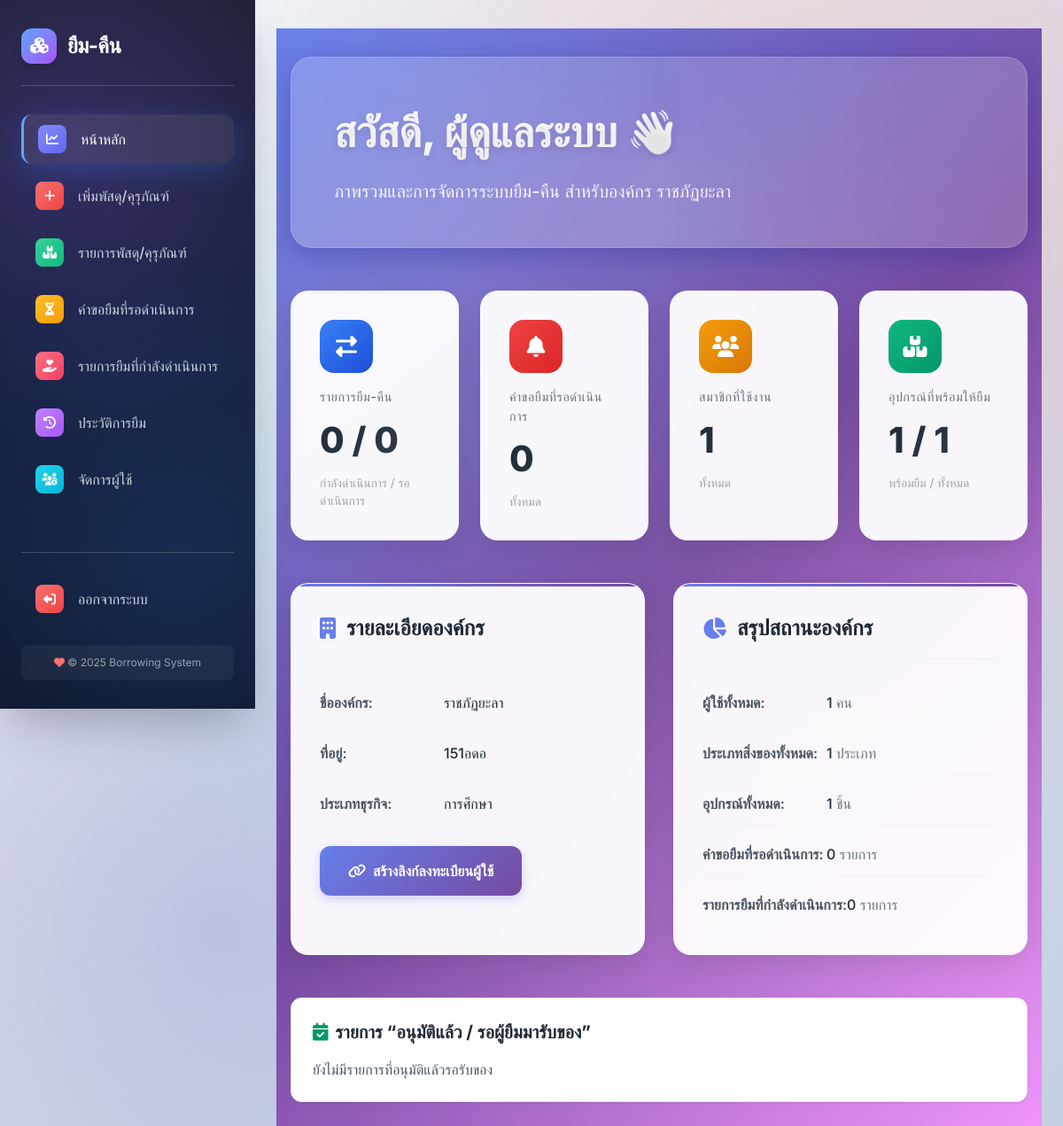
/dashboard/ (signed in), run on an earlier commit of the app's database.
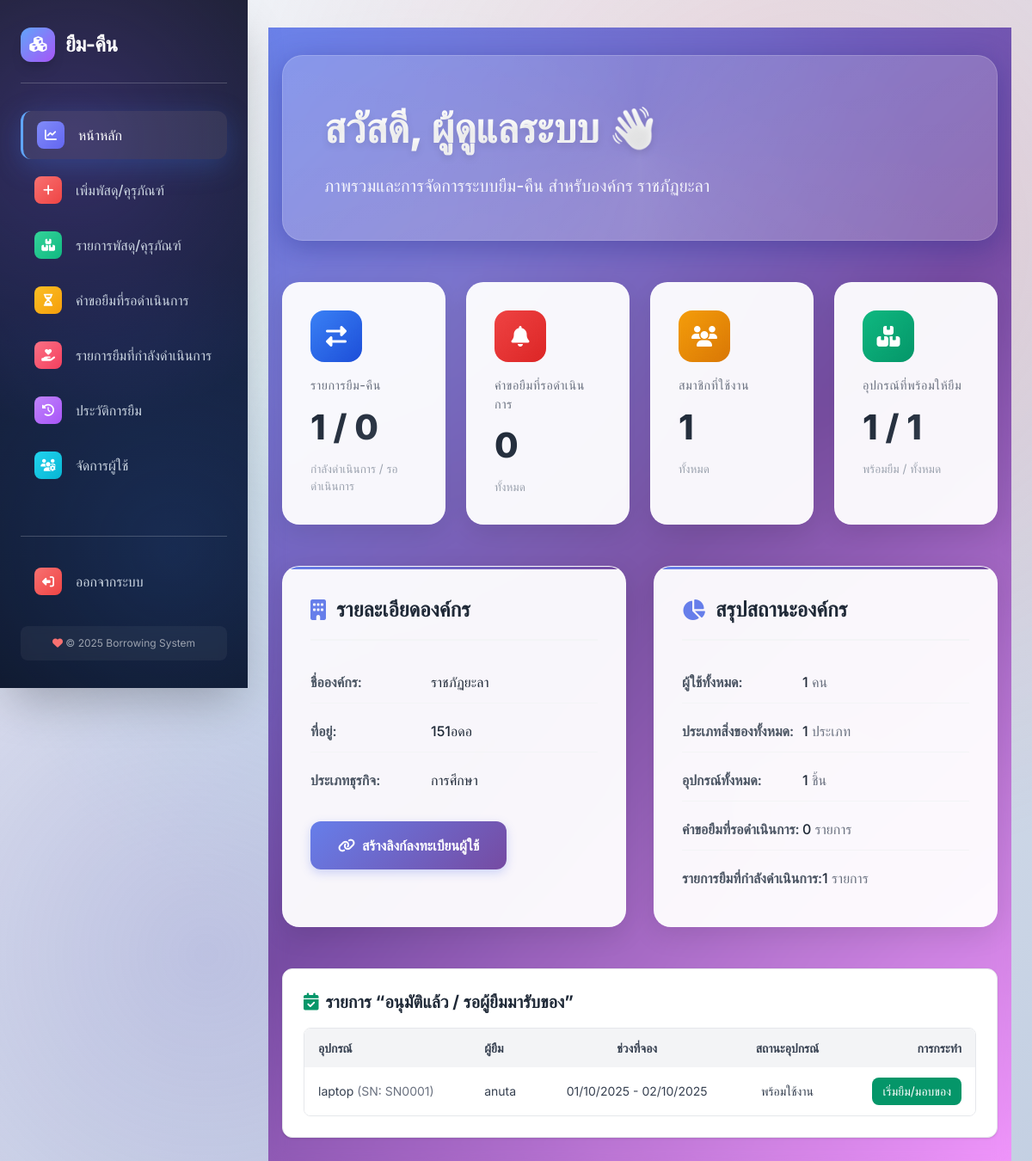
And on a later commit of the database.
### borrowing/models.py (models this page shows, shortened)
class Loan(models.Model):
    asset = models.ForeignKey('borrowing.Asset', on_delete=models.CASCADE, verbose_name="อุปกรณ์", related_name='loans', db_index=True)
    borrower = models.ForeignKey('users.CustomUser', on_delete=models.CASCADE, verbose_name="ผู้ยืม", related_name='loans', db_index=True)
    borrow_date = models.DateTimeField(auto_now_add=True, verbose_name="วันที่ส่งคำขอ")
    start_date = models.DateField(null=True, blank=True, verbose_name="วันที่เริ่มใช้ (จอง)")
    due_date = models.DateField(null=True, blank=True, verbose_name="กำหนดคืน")
    approved_at = models.DateTimeField(null=True, blank=True, verbose_name="วันที่อนุมัติ")
    pickup_date = models.DateTimeField(null=True, blank=True, verbose_name="วันที่รับของจริง")
    return_date = models.DateTimeField(null=True, blank=True, verbose_name="วันที่คืน")
    STATUS_CHOICES = [
        ('pending', 'รอดำเนินการ'),
        ('approved', 'อนุมัติแล้ว/จองสำเร็จ'),
        ('returned', 'คืนแล้ว'),
        ('rejected', 'ถูกปฏิเสธ'),
        ('overdue', 'เกินกำหนด'),
    ]
    status = models.CharField(max_length=20, choices=STATUS_CHOICES, default='pending', verbose_name="สถานะ", db_index=True)
    reason = models.TextField(blank=True, verbose_name="เหตุผลการยืม")
    class Meta:
        verbose_name = "รายการยืม"
        verbose_name_plural = "รายการยืม"
        ordering = ['-borrow_date']
        indexes = [
            models.Index(fields=['asset', 'status']),
            models.Index(fields=['asset', 'start_date', 'due_date']),
            models.Index(fields=['status']),
            models.Index(fields=['borrower']),
            models.Index(fields=['due_date']),
        ]

class Asset(models.Model):
    item = models.ForeignKey(
        Item, on_delete=models.CASCADE, related_name='assets',
        verbose_name="ประเภทสิ่งของ", db_index=True
    )
    serial_number = models.CharField(max_length=255, blank=True, null=True, unique=True, verbose_name="หมายเลขซีเรียล")
    device_id = models.CharField(max_length=255, blank=True, null=True, unique=True, verbose_name="ID อุปกรณ์")
    location = models.CharField(max_length=255, blank=True, null=True, verbose_name="ตำแหน่ง")
    added_at = models.DateTimeField(auto_now_add=True, db_index=True, null=True, verbose_name="วันที่เพิ่มเข้าระบบ")
    STATUS_CHOICES = [
        ('available', 'พร้อมใช้งาน'),
        ('on_loan', 'กำลังถูกยืม'),
        ('maintenance', 'บำรุงรักษา'),
        ('retired', 'ปลดระวาง'),
    ]
    status = models.CharField(max_length=20, choices=STATUS_CHOICES, default='available', verbose_name="สถานะ", db_index=True)
    class Meta:
        verbose_name = "อุปกรณ์"
        verbose_name_plural = "อุปกรณ์"
        constraints = [
            models.CheckConstraint(
                check=Q(serial_number__isnull=False) | Q(device_id__isnull=False),
                name="asset_sn_or_deviceid_required",
            ),
        ]

class Item(models.Model):
    organization = models.ForeignKey(
        Organization, on_delete=models.CASCADE, verbose_name="องค์กร", db_index=True
    )
    name = models.CharField(max_length=255, verbose_name="ชื่อประเภทสิ่งของ")
    description = models.TextField(blank=True, verbose_name="รายละเอียด")
    total_quantity = models.IntegerField(default=0, verbose_name="จำนวนทั้งหมด")
    available_quantity = models.IntegerField(default=0, verbose_name="จำนวนที่เหลืออยู่")
    image = models.ImageField(upload_to='item_images/', blank=True, null=True, verbose_name="รูปภาพสิ่งของ")
    category = models.ForeignKey(
        ItemCategory, null=True, blank=True,
        on_delete=models.SET_NULL, related_name='items',
        verbose_name="หมวดอุปกรณ์"
    )
    added_at = models.DateTimeField(auto_now_add=True, verbose_name="วันที่เพิ่ม")
    class Meta:
        verbose_name = "ประเภทสิ่งของ"
        verbose_name_plural = "ประเภทสิ่งของ"
        constraints = [
            models.UniqueConstraint(
                fields=['organization', 'name'],
                name='unique_item_name_per_org'
            )
        ]

### users/models.py (models this page shows, shortened)
class CustomUser(AbstractUser):
    organization = models.ForeignKey(Organization, on_delete=models.SET_NULL, null=True, blank=True, verbose_name="องค์กร")
    is_org_admin = models.BooleanField(default=False, verbose_name="ผู้ดูแลองค์กร")
    is_platform_admin = models.BooleanField(default=False, verbose_name="ผู้ดูแลแพลตฟอร์ม")
    phone_number = models.CharField(max_length=20, blank=True, null=True)
    profile_image = models.ImageField(upload_to='profiles/', blank=True, null=True)  # << เพิ่มบรรทัดนี้
    class Meta:
        verbose_name = "ผู้ใช้งาน"
        verbose_name_plural = "ผู้ใช้งาน"

### users/views.py (the view)
# urls.py: path('dashboard/', views.dashboard, name='dashboard'),
@login_required
def dashboard(request):
    if request.user.is_superuser:
        return redirect('superuser_dashboard')
    if request.user.is_org_admin:
        organization = request.user.organization
        total_item_types = Item.objects.filter(organization=organization).count()
        total_assets = Asset.objects.filter(item__organization=organization).count()
        available_assets_count = Asset.objects.filter(item__organization=organization, status='available').count()
        on_loan_assets_count = Asset.objects.filter(item__organization=organization, status='on_loan').count()
        pending_loan_requests = Loan.objects.filter(
            asset__item__organization=organization, status='pending'
        ).count()
        overdue_count = Loan.objects.filter(
            asset__item__organization=organization, status='overdue'
        ).count()
        active_users_count = CustomUser.objects.filter(
            organization=organization, is_active=True
        ).count()
        active_loans = (
            Loan.objects
            .filter(asset__item__organization=organization, status__in=['approved', 'overdue'])
            .select_related('asset__item', 'borrower')
            .order_by('due_date')
        )
        pending_loans = (
            Loan.objects
            .filter(asset__item__organization=organization, status='pending')
            .select_related('asset__item', 'borrower')
            .order_by('-borrow_date')
        )
        loan_history = (
            Loan.objects
            .filter(asset__item__organization=organization)
            .exclude(status__in=['pending', 'approved', 'overdue'])
            .select_related('asset__item', 'borrower')
            .order_by('-borrow_date')
        )
        context = {
            'is_superuser_dashboard': False,
            'organization': organization,
            'total_item_types': total_item_types,
            'total_assets': total_assets,
            'available_assets_count': available_assets_count,
            'on_loan_assets_count': on_loan_assets_count,
            'pending_loan_requests': pending_loan_requests,
            'overdue_count': overdue_count,               # ✅ เพิ่มไว้ใช้แสดงการ์ด/ป้าย
            'active_users_count': active_users_count,
            'pending_loans': pending_loans,
            'active_loans': active_loans,
            'loan_history': loan_history,
        }
        return render(request, 'users/dashboard.html', context)
    return redirect('user_dashboard')

### users/context_processors.py (called while the page is built)
def unread_notifications_count(request):
    if request.user.is_authenticated:
        count = Notification.objects.filter(user=request.user, is_read=False).count()
        return {'unread_notifications_count': count}
    return {'unread_notifications_count': 0} # หากผู้ใช้ยังไม่ได้ล็อกอิน ให้ส่ง 0

### users/templates/users/dashboard.html (shortened to what the changed rows need)
{% extends 'users/base.html' %}
{% block content %}
<div class="dashboard-bg">
    <div class="dashboard-container max-w-7xl mx-auto py-8 px-4">
        <div class="hero-section">
            <div class="hero-content">
                <h1 class="hero-title">
                    สวัสดี, ผู้ดูแลระบบ 👋
                </h1>
            </div>
        </div>
        <section class="grid grid-cols-1 md:grid-cols-2 lg:grid-cols-4 gap-6 mb-12">
            <a href="{% url 'loan_history_admin_view' %}" class="stats-card card-blue">
                <div class="card-icon">
                    <i class="fas fa-exchange-alt"></i>
                </div>
                <div class="card-label">รายการยืม-คืน</div>
                <div class="card-number">{{ active_loans.count|default:0 }} / {{ pending_loan_requests|default:0 }}</div>
                <div class="card-subtitle">กำลังดำเนินการ / รอดำเนินการ</div>
            </a>
        </section>
        <div class="grid grid-cols-1 lg:grid-cols-2 gap-8 mb-12">
            <div class="info-card">
                <h2 class="info-card-title">
                    <i class="fas fa-building"></i>
                    รายละเอียดองค์กร
                </h2>
            </div>
            <div class="info-card">
                <h2 class="info-card-title">
                    <i class="fas fa-chart-pie"></i>
                    สรุปสถานะองค์กร
                </h2>
                <div class="space-y-2">
                    <div class="detail-row">
                        <div class="detail-label">รายการยืมที่กำลังดำเนินการ:</div>
                        <div class="detail-value">{{ active_loans.count|default:0 }} <span class="text-gray-500">รายการ</span></div>
                    </div>
                </div>
            </div>
        </div>
        <div class="mt-12">
          <div class="bg-white rounded-xl shadow p-6 border border-gray-200">
            <h2 class="text-xl font-bold text-gray-800 mb-4 flex items-center gap-2">
              <i class="fas fa-calendar-check text-emerald-600"></i>
              รายการ “อนุมัติแล้ว / รอผู้ยืมมารับของ”
            </h2>
            {% if active_loans %}
              <div class="overflow-x-auto rounded-lg border border-gray-200">
                <table class="min-w-full bg-white">
                  <thead>
                    <tr class="bg-gray-100 text-gray-700 uppercase text-sm leading-normal font-bold">
                      <th class="py-3 px-4 text-left">อุปกรณ์</th>
                      <th class="py-3 px-4 text-left">ผู้ยืม</th>
                      <th class="py-3 px-4 text-center">ช่วงที่จอง</th>
                      <th class="py-3 px-4 text-center">สถานะอุปกรณ์</th>
                      <th class="py-3 px-4 text-right">การกระทำ</th>
                    </tr>
                  </thead>
                  <tbody class="text-gray-700 text-sm divide-y divide-gray-100">
                    {% for loan in active_loans %}
                      <tr class="hover:bg-gray-50">
                        <td class="py-3 px-4">
                          {{ loan.asset.item.name }}
                          {% if loan.asset.serial_number %}
                            <span class="text-gray-500"> (SN: {{ loan.asset.serial_number }})</span>
                          {% elif loan.asset.device_id %}
                            <span class="text-gray-500"> (ID: {{ loan.asset.device_id }})</span>
                          {% endif %}
                        </td>
                        <td class="py-3 px-4">{{ loan.borrower.username }}</td>
                        <td class="py-3 px-4 text-center">
                          {{ loan.start_date|date:"d/m/Y" }} - {{ loan.due_date|date:"d/m/Y" }}
                        </td>
                        <td class="py-3 px-4 text-center">
                          {{ loan.asset.get_status_display }}
                        </td>
                        <td class="py-3 px-4 text-right space-x-2">
                          {% if request.user.is_org_admin and loan.status == 'approved' and loan.asset.status == 'available' %}
                            <form method="post" action="{% url 'start_loan' loan.id %}" class="inline">
                              <button class="bg-emerald-600 hover:bg-emerald-700 text-white px-3 py-1.5 rounded-lg text-sm">
                                เริ่มยืม/มอบของ
                              </button>
                            </form>
                          {% else %}
                            <span class="text-gray-400 text-sm italic">—</span>
                          {% endif %}
                        </td>
                      </tr>
                    {% endfor %}
                  </tbody>
                </table>
              </div>
            {% else %}
              <p class="text-gray-600">ยังไม่มีรายการที่อนุมัติแล้วรอรับของ</p>
            {% endif %}
          </div>
        </div>
    </div>
</div>
{% endblock content %}

What changed in the data, as far as the page shows it:
added Loan: asset.item.name "laptop", asset.serial_number "SN0001", borrower.username "anuta", start_date "01/10/2025", due_date "02/10/2025", asset.status "พร้อมใช้งาน", status "เริ่มยืม/มอบของ"
Also different on the page:
{{ active_loans.count|default:0 }}: "0" → "1"
text no longer shown: "ยังไม่มีรายการที่อนุมัติแล้วรอรับของ"
text now shown: "อุปกรณ์ ผู้ยืม ช่วงที่จอง สถานะอุปกรณ์ การกระทำ"
